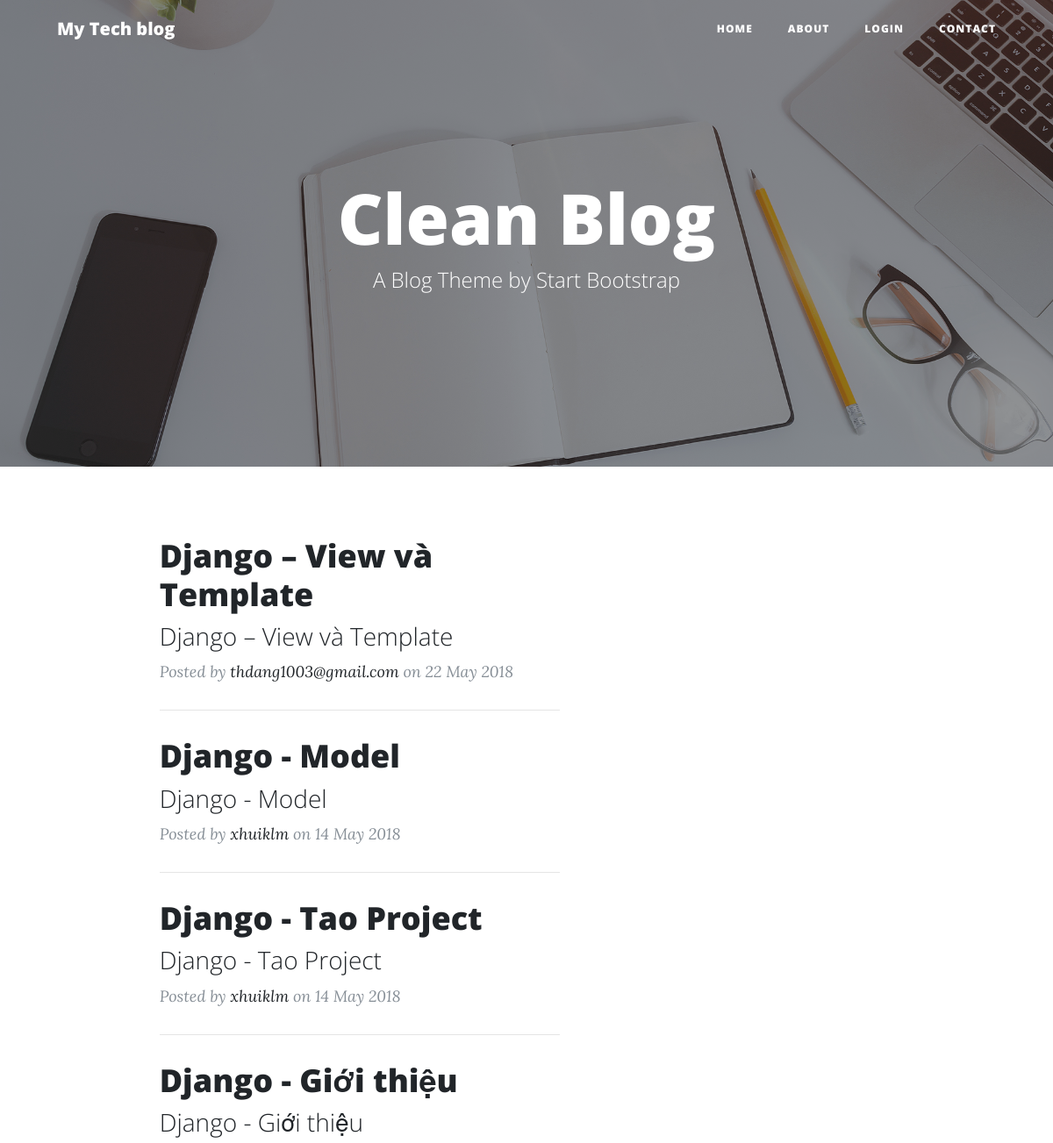
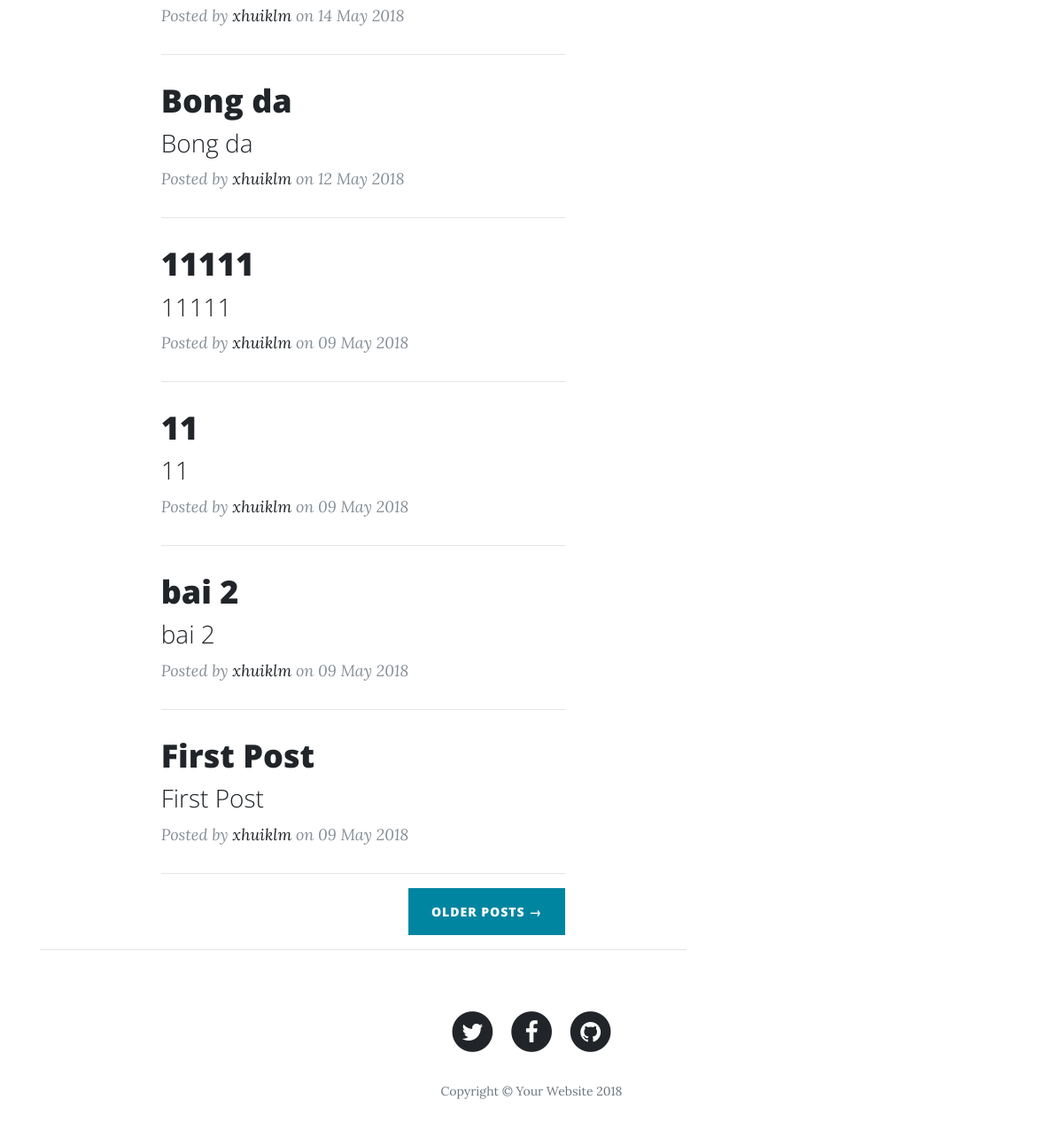
The page / on the database its author committed (2 pictures, top to bottom).
### blog/models.py (models this page shows, shortened)
class Post(models.Model) :
    author = models.ForeignKey('auth.User',on_delete=models.CASCADE)
    title = models.CharField(max_length=200)
    text = models.TextField()
    created_date = models.DateTimeField(default=timezone.now())
    published_date = models.DateTimeField(blank=True, null=True)

### blog/views.py (the view)
# urls.py: url(r'^$',views.PostListView.as_view(), name='post_list'),
class PostListView(ListView):
    model = Post
    def get_queryset(self):
        return Post.objects.filter(published_date__lte=timezone.now()).order_by("-published_date")

### blog/templates/blog/post_list.html (shortened to what this page needs)
{% extends "blog/base.html" %}
{% block content %}
    <div class="container">
      <div class="row">
        <div class="col-lg-8 col-md-10 mx-auto">
          {% for post in post_list %}
          <div class="post-preview">
            <a href="{% url 'post_detail' pk=post.pk%}">
              <h2 class="post-title">
                {{ post.title}}
              </h2>
              <h3 class="post-subtitle">
                {{post.title}}
              </h3>
            </a>
            <p class="post-meta">Posted by
              <a href="#">{{ post.author }}</a>
              on {{ post.published_date|date:"d M Y" }}</p>
          </div>
          <hr>
          {% endfor %}
          <div class="clearfix">
            <a class="btn btn-primary float-right" href="#">Older Posts &rarr;</a>
          </div>
        </div>
      </div>
    </div>
    <hr>
{% endblock %}

### blog/templates/blog/base.html (shortened to what this page needs)
<!DOCTYPE html>
{% load staticfiles %}
<html lang="en">
<head>
    <link href="{% static 'clone/vendor/bootstrap/css/bootstrap.min.css' %}" rel="stylesheet">
    <link href="{% static 'clone/vendor/font-awesome/css/font-awesome.min.css'%} " rel="stylesheet" type="text/css">
    <link href="{% static 'clone/css/clean-blog.min.css'%}" rel="stylesheet">
</head>
<body>
    <nav class="navbar navbar-expand-lg navbar-light fixed-top" id="mainNav">
      <div class="container">
        <a class="navbar-brand" href="{% url 'post_list' %}">My Tech blog</a>
        <div class="collapse navbar-collapse" id="navbarResponsive">
          <ul class="navbar-nav ml-auto">
            <li class="nav-item">
              <a class="nav-link" href="{% url 'post_list' %}">Home</a>
            </li>
            <li class="nav-item">
              <a class="nav-link" href="about.html">About</a>
            </li>
              {% if user.is_authenticated %}
            <li class="nav-item">
              <a class="nav-link" href="{% url 'post_new' %}">New Post</a>
            </li>
             <li class="nav-item">
              <a class="nav-link" href="{% url 'post_draft_list' %}">Drafts</a>
            </li>
                  <li class="nav-item">
              <a>Welcome: {{ user.username }}</a>
            </li>
                <li class="nav-item">
              <a class="nav-link" href="{% url 'logout' %}">Logout</a>
            </li>
              {% else %}
              <li class="nav-item">
              <a class="nav-link" href="{% url 'login' %}">Login</a>
            </li>
              {% endif %}
            <li class="nav-item">
              <a class="nav-link" href="contact.html">Contact</a>
            </li>
          </ul>
        </div>
      </div>
    </nav>
    <header class="masthead" style="background-image: url('{% static 'clone/img/home-bg.jpg' %}')">
      <div class="overlay"></div>
      <div class="container">
        <div class="row">
          <div class="col-lg-8 col-md-10 mx-auto">
            <div class="site-heading">
              <h1>Clean Blog</h1>
              <span class="subheading">A Blog Theme by Start Bootstrap</span>
            </div>
          </div>
        </div>
      </div>
    </header>
<div class="container">
    <div class="row">
        <div class="col-md-8">
            <div class="blog_post">
                {% block content %}
                {% endblock %}
            </div>
        </div>
    </div>
</div>
    <footer>
      <div class="container">
        <div class="row">
          <div class="col-lg-8 col-md-10 mx-auto">
            <ul class="list-inline text-center">
              <li class="list-inline-item">
                <a href="#">
                  <span class="fa-stack fa-lg">
                    <i class="fa fa-circle fa-stack-2x"></i>
                    <i class="fa fa-twitter fa-stack-1x fa-inverse"></i>
                  </span>
                </a>
              </li>
              <li class="list-inline-item">
                <a href="#">
                  <span class="fa-stack fa-lg">
                    <i class="fa fa-circle fa-stack-2x"></i>
                    <i class="fa fa-facebook fa-stack-1x fa-inverse"></i>
                  </span>
                </a>
              </li>
              <li class="list-inline-item">
                <a href="#">
                  <span class="fa-stack fa-lg">
                    <i class="fa fa-circle fa-stack-2x"></i>
                    <i class="fa fa-github fa-stack-1x fa-inverse"></i>
                  </span>
                </a>
              </li>
            </ul>
            <p class="copyright text-muted">Copyright &copy; Your Website 2018</p>
          </div>
        </div>
      </div>
    </footer>
</body>
</html>

### rows shown on the page
Post: title "Django – View và Template", author "thdang1003@gmail.com", published_date "22 May 2018"
Post: title "Django - Model", author "xhuiklm", published_date "14 May 2018"
Post: title "Django - Tao Project", author "xhuiklm", published_date "14 May 2018"
Post: title "Django - Giới thiệu", author "xhuiklm", published_date "14 May 2018"
Post: title "Bong da", author "xhuiklm", published_date "12 May 2018"
Post: title "11111", author "xhuiklm", published_date "09 May 2018"
Post: title "11", author "xhuiklm", published_date "09 May 2018"
Post: title "bai 2", author "xhuiklm", published_date "09 May 2018"
Post: title "First Post", author "xhuiklm", published_date "09 May 2018"
